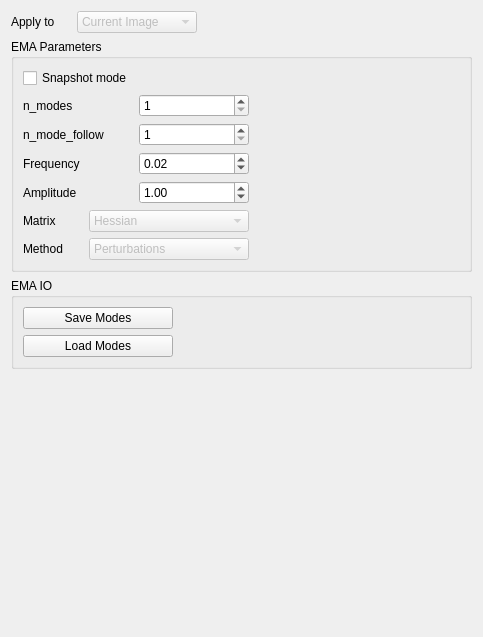
         <widget class="QWidget" name="page_5">
          <property name="geometry">
           <rect>
            <x>0</x>
            <y>0</y>
            <width>483</width>
            <height>637</height>
           </rect>
          </property>
          <attribute name="label">
           <string>EMA</string>
          </attribute>
          <layout class="QGridLayout" name="gridLayout_18">
           <item row="10" column="1">
            <spacer name="verticalSpacer_6">
             <property name="orientation">
              <enum>Qt::Vertical</enum>
             </property>
             <property name="sizeHint" stdset="0">
              <size>
               <width>20</width>
               <height>40</height>
              </size>
             </property>
            </spacer>
           </item>
           <item row="4" column="1">
            <widget class="QGroupBox" name="groupBox_8">
             <property name="title">
              <string>EMA IO</string>
             </property>
             <layout class="QGridLayout" name="gridLayout_30">
              <item row="2" column="0">
               <widget class="QPushButton" name="pushButton_LoadModes">
                <property name="text">
                 <string>Load Modes</string>
                </property>
               </widget>
              </item>
              <item row="0" column="1">
               <spacer name="horizontalSpacer_17">
                <property name="orientation">
                 <enum>Qt::Horizontal</enum>
                </property>
                <property name="sizeHint" stdset="0">
                 <size>
                  <width>40</width>
                  <height>20</height>
                 </size>
                </property>
               </spacer>
              </item>
              <item row="0" column="0">
               <widget class="QPushButton" name="pushButton_SaveModes">
                <property name="minimumSize">
                 <size>
                  <width>150</width>
                  <height>0</height>
                 </size>
                </property>
                <property name="text">
                 <string>Save Modes</string>
                </property>
               </widget>
              </item>
             </layout>
            </widget>
           </item>
           <item row="0" column="1">
            <layout class="QGridLayout" name="gridLayout_19">
             <item row="1" column="1">
              <widget class="QLabel" name="label_23">
               <property name="minimumSize">
                <size>
                 <width>60</width>
                 <height>0</height>
                </size>
               </property>
               <property name="text">
                <string>Apply to</string>
               </property>
              </widget>
             </item>
             <item row="1" column="2">
              <widget class="QComboBox" name="comboBox_EMA_ApplyTo">
               <property name="enabled">
                <bool>false</bool>
               </property>
               <property name="minimumSize">
                <size>
                 <width>120</width>
                 <height>0</height>
                </size>
               </property>
               <property name="currentText">
                <string>Current Image</string>
               </property>
               <item>
                <property name="text">
                 <string>Current Image</string>
                </property>
               </item>
               <item>
                <property name="text">
                 <string>All Images</string>
                </property>
               </item>
              </widget>
             </item>
             <item row="1" column="3">
              <spacer name="horizontalSpacer_16">
               <property name="orientation">
                <enum>Qt::Horizontal</enum>
               </property>
               <property name="sizeHint" stdset="0">
                <size>
                 <width>40</width>
                 <height>20</height>
                </size>
               </property>
              </spacer>
             </item>
            </layout>
           </item>
           <item row="1" column="1">
            <widget class="QGroupBox" name="groupBox_4">
             <property name="title">
              <string>EMA Parameters</string>
             </property>
             <layout class="QGridLayout" name="gridLayout_22">
              <item row="3" column="0">
               <layout class="QGridLayout" name="gridLayout_33">
                <item row="1" column="0">
                 <widget class="QLabel" name="label_14">
                  <property name="minimumSize">
                   <size>
                    <width>60</width>
                    <height>0</height>
                   </size>
                  </property>
                  <property name="text">
                   <string>Matrix</string>
                  </property>
                 </widget>
                </item>
                <item row="3" column="0">
                 <widget class="QLabel" name="label_15">
                  <property name="minimumSize">
                   <size>
                    <width>60</width>
                    <height>0</height>
                   </size>
                  </property>
                  <property name="text">
                   <string>Method</string>
                  </property>
                 </widget>
                </item>
                <item row="1" column="1">
                 <widget class="QComboBox" name="comboBox">
                  <property name="enabled">
                   <bool>false</bool>
                  </property>
                  <property name="minimumSize">
                   <size>
                    <width>160</width>
                    <height>0</height>
                   </size>
                  </property>
                  <item>
                   <property name="text">
                    <string>Hessian</string>
                   </property>
                  </item>
                  <item>
                   <property name="text">
                    <string>Dynamical Matrix</string>
                   </property>
                  </item>
                 </widget>
                </item>
                <item row="3" column="1">
                 <widget class="QComboBox" name="comboBox_2">
                  <property name="enabled">
                   <bool>false</bool>
                  </property>
                  <item>
                   <property name="text">
                    <string>Perturbations</string>
                   </property>
                  </item>
                  <item>
                   <property name="text">
                    <string>Mode following</string>
                   </property>
                  </item>
                 </widget>
                </item>
               </layout>
              </item>
              <item row="1" column="0">
               <layout class="QGridLayout" name="gridLayout_21">
                <item row="2" column="1">
                 <widget class="QSpinBox" name="spinBox_ema_n_modes">
                  <property name="minimum">
                   <number>1</number>
                  </property>
                  <property name="maximum">
                   <number>9999999</number>
                  </property>
                 </widget>
                </item>
                <item row="3" column="0">
                 <widget class="QLabel" name="label_111">
                  <property name="minimumSize">
                   <size>
                    <width>110</width>
                    <height>0</height>
                   </size>
                  </property>
                  <property name="text">
                   <string>n_mode_follow</string>
                  </property>
                 </widget>
                </item>
                <item row="3" column="1">
                 <widget class="QSpinBox" name="spinBox_ema_n_mode_follow">
                  <property name="minimum">
                   <number>1</number>
                  </property>
                  <property name="maximum">
                   <number>9999999</number>
                  </property>
                 </widget>
                </item>
                <item row="6" column="1">
                 <widget class="QDoubleSpinBox" name="doubleSpinBox_ema_amplitude">
                  <property name="minimum">
                   <double>0.100000000000000</double>
                  </property>
                  <property name="maximum">
                   <double>20.000000000000000</double>
                  </property>
                  <property name="singleStep">
                   <double>0.100000000000000</double>
                  </property>
                  <property name="value">
                   <double>1.000000000000000</double>
                  </property>
                 </widget>
                </item>
                <item row="5" column="0">
                 <widget class="QLabel" name="label_121">
                  <property name="text">
                   <string>Frequency</string>
                  </property>
                 </widget>
                </item>
                <item row="6" column="0">
                 <widget class="QLabel" name="label_13">
                  <property name="text">
                   <string>Amplitude</string>
                  </property>
                 </widget>
                </item>
                <item row="5" column="1">
                 <widget class="QDoubleSpinBox" name="doubleSpinBox_ema_frequency">
                  <property name="minimum">
                   <double>0.010000000000000</double>
                  </property>
                  <property name="maximum">
                   <double>1000.000000000000000</double>
                  </property>
                  <property name="singleStep">
                   <double>0.010000000000000</double>
                  </property>
                  <property name="value">
                   <double>0.020000000000000</double>
                  </property>
                 </widget>
                </item>
                <item row="2" column="0">
                 <widget class="QLabel" name="label_24">
                  <property name="text">
                   <string>n_modes</string>
                  </property>
                 </widget>
                </item>
               </layout>
              </item>
              <item row="1" column="1">
               <spacer name="horizontalSpacer_14">
                <property name="orientation">
                 <enum>Qt::Horizontal</enum>
                </property>
                <property name="sizeHint" stdset="0">
                 <size>
                  <width>40</width>
                  <height>20</height>
                 </size>
                </property>
               </spacer>
              </item>
              <item row="0" column="0">
               <widget class="QCheckBox" name="checkBox_snapshot_mode">
                <property name="text">
                 <string>Snapshot mode</string>
                </property>
               </widget>
              </item>
             </layout>
            </widget>
           </item>
          </layout>
         </widget>
